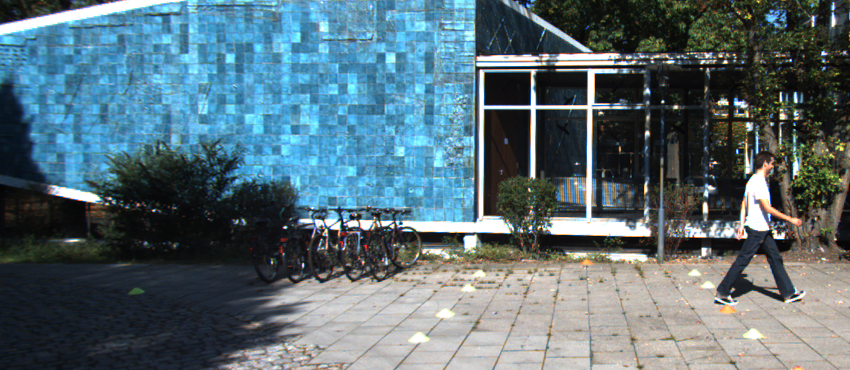
#> input picture scripts_aula/Aula_Homografia_Morfologia_40_Independentes/dados/visao_01.png, 850 x 370 px
$ python 40_pipeline_completo.py
#> lines starting #> are read from the running program, lines starting #| are printed output that depends on the picture; after the words box and inside, x2 and y2 are one past the last pixel; in counts of white or black regions, pixels touching at a corner belong together
"""
EXEMPLO 40/40 — PIPELINE COMPLETO E INDEPENDENTE

O QUE ESTE CODIGO FAZ: Este programa foi elaborado para reunir mosaico panorâmico e segmentação BEV em um programa autônomo. Cada exercicio
e independente e pode ser executado diretamente, sem apoio.py ou importacao
de outros exemplos. As imagens de entrada ficam na pasta dados.

COMO FUNCIONA: A demonstracao usa ORB, Lowe, RANSAC, warpPerspective, threshold, opening, closing, kernels e componentes. O programa apresenta os parametros,
imprime medidas quantitativas quando sao relevantes e salva resultados na
pasta saidas/40_pipeline_completo/, criada automaticamente.

POR QUE E IMPORTANTE: demonstra as etapas exigidas na atividade sem dependências entre scripts. Na visao veicular, a correspondencia de pontos
auxilia o alinhamento de imagens, enquanto o BEV e a morfologia fornecem
representacoes uteis para encontrar marcacoes de pista.

APLICACAO E CUIDADOS: Este material utiliza duas janelas sobrepostas de uma
mesma fotografia, simulando vistas de cameras. Nao e uma calibracao real
de surround view 360 graus. Para multiplas cameras fisicas sao necessarias
calibracao intrinseca/extrinseca, compensacao de distorcao e tratamento da
paralaxe. A segmentacao BEV trabalha inicialmente com cena controlada.

EXPERIMENTE NA AULA: Troque bev_marcacoes por bev_tp1 e recalibre filtros.

PASSO A PASSO DA EXECUCAO: 1. Detecte ORB nas duas imagens e filtre correspondencias com BFMatcher e Lowe. 2. Estime a homografia com RANSAC, conte inliers e calcule o erro de reprojecao. 3. Projete as duas vistas para um canvas e salve o mosaico. 4. Abra a BEV, aplique threshold adaptativo e opening mais closing. 5. Repita a morfologia com kernels retangular, eliptico e cruz, salvando o painel. 6. Use connectedComponentsWithStats para filtrar e medir as marcacoes. 7. Apresente as saídas e discuta os limites de calibracao e do modelo geometrico.

COMO EXECUTAR: python exemplos/40_pipeline_completo.py
DEPENDENCIAS: opencv-python, numpy; nenhuma dependencia de outro .py.
"""

from pathlib import Path
import cv2
import numpy as np

RAIZ = Path(__file__).resolve().parent.parent
DADOS = RAIZ / "dados"
SAIDA = RAIZ / "saidas" / Path(__file__).stem
SAIDA.mkdir(parents=True, exist_ok=True)

def ler(nome):
    caminho = DADOS / nome
    imagem = cv2.imread(str(caminho))
    if imagem is None:
        raise FileNotFoundError(f"Imagem ausente: {caminho}")
    return imagem

def painel(pares, destino="resultado.png", largura=560, altura=310):
    """Cada tupla contem (legenda, imagem); salva um grid com ate 3 colunas."""
    quadros = []
    for legenda, imagem in pares:
        if len(imagem.shape) == 2:
            imagem = cv2.cvtColor(imagem, cv2.COLOR_GRAY2BGR)
        img = cv2.resize(imagem, (largura, altura), interpolation=cv2.INTER_AREA)
        cv2.rectangle(img, (0, 0), (largura, 43), (22, 31, 46), -1)
        cv2.putText(img, legenda[:43], (12, 29), cv2.FONT_HERSHEY_SIMPLEX,
                    0.66, (255, 255, 255), 2, cv2.LINE_AA)
        quadros.append(img)
    ncol = min(3, len(quadros))
    while len(quadros) % ncol:
        quadros.append(np.full_like(quadros[0], (235, 235, 235)))
    linhas = [np.hstack(quadros[i:i+ncol]) for i in range(0, len(quadros), ncol)]
    resultado = np.vstack(linhas)
    cv2.imwrite(str(SAIDA / destino), resultado)
    print("Imagem salva:", SAIDA / destino)
    return resultado


def orb_pares(nfeatures=2500):
    a, b = ler("visao_01.png"), ler("visao_02.png")
    orb = cv2.ORB_create(nfeatures=nfeatures, fastThreshold=12)
    k1, d1 = orb.detectAndCompute(cv2.cvtColor(a, cv2.COLOR_BGR2GRAY), None)
    k2, d2 = orb.detectAndCompute(cv2.cvtColor(b, cv2.COLOR_BGR2GRAY), None)
    if d1 is None or d2 is None:
        raise RuntimeError("Nao foram detectados descritores ORB. Use cenas com textura.")
    return a, b, k1, d1, k2, d2

def matches_lowe(d1, d2, ratio=0.80):
    bf = cv2.BFMatcher(cv2.NORM_HAMMING)
    pares = bf.knnMatch(d2, d1, k=2)  # referencia: imagem 02 --> 01
    bons = [m for par in pares if len(par) == 2
            for m, n in [par] if m.distance < ratio * n.distance]
    return bons

def estimar_homografia(ratio=0.80, limiar=3.0):
    a, b, k1, d1, k2, d2 = orb_pares()
    bons = matches_lowe(d1, d2, ratio)
    if len(bons) < 4:
        raise RuntimeError(f"Somente {len(bons)} matches. Precisa de pelo menos 4.")
    src = np.float32([k2[m.queryIdx].pt for m in bons]).reshape(-1, 1, 2)
    dst = np.float32([k1[m.trainIdx].pt for m in bons]).reshape(-1, 1, 2)
    H, mascara = cv2.findHomography(src, dst, cv2.RANSAC, limiar)
    if H is None or mascara is None:
        raise RuntimeError("Homografia nao encontrada; verifique sobreposicao e matches.")
    inliers = mascara.ravel().astype(bool)
    projetados = cv2.perspectiveTransform(src, H)
    erros = np.linalg.norm((projetados - dst).reshape(-1, 2), axis=1)
    erro_medio = float(np.mean(erros[inliers])) if inliers.any() else float("nan")
    return a, b, H, inliers, erro_medio, bons, k1, k2, erros, src, dst

def construir_mosaico(blending=True):
    a, b, H, inliers, erro, bons, k1, k2, erros, src, dst = estimar_homografia()
#> in ler, imagem is the input picture: shape (370, 850, 3); mean B, G, R 118.2, 109.7, 89.2
#> call 2 of ler, with nome = 'visao_02.png'
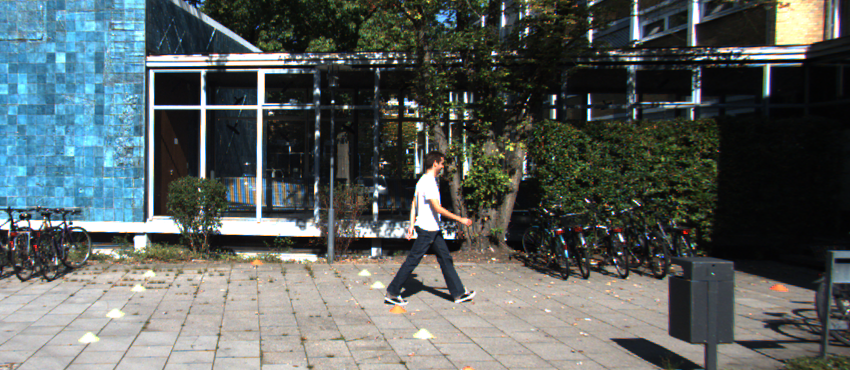
#> input picture scripts_aula/Aula_Homografia_Morfologia_40_Independentes/dados/visao_02.png, 850 x 370 px
#> in ler, imagem is the input picture: shape (370, 850, 3); mean B, G, R 95.3, 96.5, 89.3
#> in orb_pares, `k1, d1 = orb.detectAndCompute(cv2.cvtColor(a, cv2.COLOR_BGR2GRAY), None)`: k1 = 2500 keypoints; strongest (x, y, size): (531, 106, 64.3), (481, 71, 44.6), (533, 71, 44.6), (480, 71, 53.6)
#> in orb_pares, `k2, d2 = orb.detectAndCompute(cv2.cvtColor(b, cv2.COLOR_BGR2GRAY), None)`: k2 = 2500 keypoints; strongest (x, y, size): (150, 71, 44.6), (259, 71, 64.3), (203, 71, 44.6), (204, 70, 37.2)
#> in matches_lowe, `pares = bf.knnMatch(d2, d1, k=2)`: pares = 2500 matches
#> in matches_lowe, `bons = [m for par in pares if len(par) == 2 for m, n in [par] if m.dis..`: bons = 1684 matches
#> in estimar_homografia, `src = np.float32([k2[m.queryIdx].pt for m in bons]).reshape(-1, 1, 2)`: src = 1684 rows, first 8: [117, 258], [421, 129], [419, 129], [385, 162], [289, 54], [435, 162], [452, 151], [246, 163]
#> in estimar_homografia, `dst = np.float32([k1[m.trainIdx].pt for m in bons]).reshape(-1, 1, 2)`: dst = 1684 rows, first 8: [447, 258], [751, 129], [749, 129], [715, 162], [619, 54], [765, 162], [782, 151], [576, 163]
#> in estimar_homografia, `H, mascara = cv2.findHomography(src, dst, cv2.RANSAC, limiar)`: H = [[1, -0.000105, 329.9], [0.000101, 1, -0.0357], [5.28e-07, -5.69e-07, 1]]; mascara = 1684 values, max 1 at index 0, min 0 at index 228, mean 0.97
#> in estimar_homografia, `projetados = cv2.perspectiveTransform(src, H)`: projetados = 1684 rows, first 8: [447, 258], [751, 129], [749, 129], [715, 162], [619, 53.99], [765, 162], [782, 151], [576, 163]
#> in estimar_homografia, `erros = np.linalg.norm((projetados - dst).reshape(-1, 2), axis=1)`: erros = 1684 values, max 1003.3 at index 561, min 0.0033 at index 355, mean 5.38
#> in estimar_homografia, `erro_medio = float(np.mean(erros[inliers])) if inliers.any() else floa..`: erro_medio = 0.338
#> erro = 0.338; bons = 1684 matches
    h1,w1=a.shape[:2];h2,w2=b.shape[:2]
#> after `h1, w1 = a.shape[:2]`: h1 = 370; w1 = 850
#> after `h2, w2 = b.shape[:2]`: h2 = 370; w2 = 850
    c1=np.float32([[0,0],[w1,0],[w1,h1],[0,h1]]).reshape(-1,1,2)
#> c1 = [[0, 0], [850, 0], [850, 370], [0, 370]]
    c2=np.float32([[0,0],[w2,0],[w2,h2],[0,h2]]).reshape(-1,1,2)
#> c2 = [[0, 0], [850, 0], [850, 370], [0, 370]]
    p2=cv2.perspectiveTransform(c2,H).reshape(-1,2)
#> p2 = [[329.9, -0.0357], [1179.8, 0.05], [1180, 370], [330, 370.1]]
    todos=np.vstack([c1.reshape(-1,2),p2])
#> todos = [[0, 0], [850, 0], [850, 370], [0, 370], [329.9, -0.0357], [1179.8, 0.05], [1180, 370], [330, 370.1]]
    xmin,ymin=np.floor(todos.min(axis=0)).astype(int)
#> xmin = 0; ymin = -1
    xmax,ymax=np.ceil(todos.max(axis=0)).astype(int)
#> xmax = 1180; ymax = 371
    T=np.array([[1,0,-xmin],[0,1,-ymin],[0,0,1]],np.float64)
#> T = [[1, 0, 0], [0, 1, 1], [0, 0, 1]]
    tam=(int(xmax-xmin),int(ymax-ymin))
#> tam = (1180, 372)
    im1=cv2.warpPerspective(a,T,tam)
    im2=cv2.warpPerspective(b,T@H,tam)
    m1=cv2.warpPerspective(np.full((h1,w1),255,np.uint8),T,tam)>0
#> m1: shape (372, 1180) bool; 71.6% white; 1 black region, box (x1, y1, x2, y2) and area: (0, 0, 1180, 372) 124460
    m2=cv2.warpPerspective(np.full((h2,w2),255,np.uint8),T@H,tam)>0
#> m2: shape (372, 1180) bool; 71.9% white; 3 black regions, box (x1, y1, x2, y2) and area: (0, 0, 330, 372) 122389, (530, 0, 1180, 1) 650, (1058, 371, 1180, 372) 122
    mosaico=im1.copy(); apenas2=m2&~m1; mosaico[apenas2]=im2[apenas2]
#> after `apenas2 = m2 & ~m1`: apenas2: shape (372, 1180) bool; 28% white; 2 white regions, box (x1, y1, x2, y2) and area: (329, 1, 1180, 372) 122829, (330, 0, 530, 1) 200
    if blending:
        comum=m1&m2
#> comum: shape (372, 1180) bool; 43.9% white; 1 white region, box (x1, y1, x2, y2) and area: (329, 1, 850, 371) 192770
        mosaico[comum]=np.clip(0.5*im1[comum].astype(float)
                               +0.5*im2[comum].astype(float),0,255).astype(np.uint8)
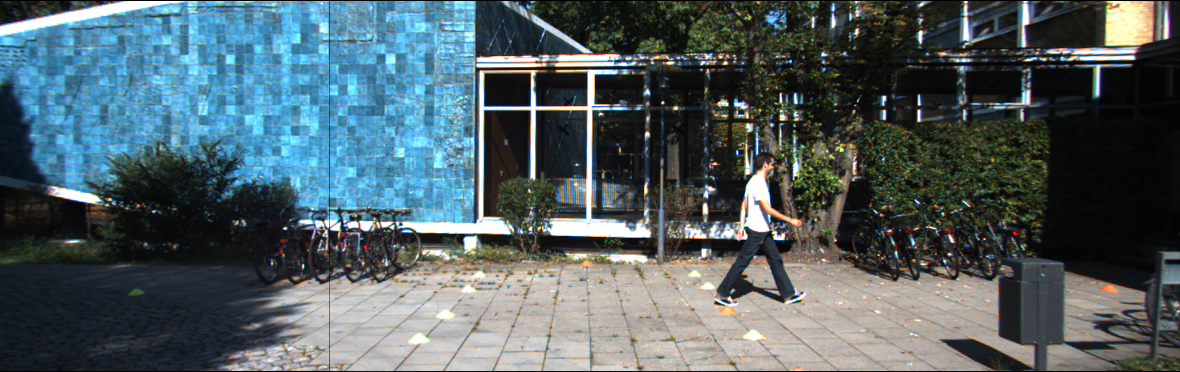
#> mosaico: shape (372, 1180, 3); mean B, G, R 100.3, 95.7, 80.8
    return a,b,H,inliers,erro,mosaico,im1,im2,m1,m2,T

def binarizar(img):
    cinza=cv2.cvtColor(img,cv2.COLOR_BGR2GRAY) if img.ndim==3 else img
    return cv2.adaptiveThreshold(cinza,255,cv2.ADAPTIVE_THRESH_GAUSSIAN_C,
                                 cv2.THRESH_BINARY,31,-12)

def morfologia(mask, forma=cv2.MORPH_RECT, tamanho=(5,7)):
    kernel=cv2.getStructuringElement(forma,tamanho)
    abertura=cv2.morphologyEx(mask,cv2.MORPH_OPEN,kernel)
    fechamento=cv2.morphologyEx(abertura,cv2.MORPH_CLOSE,kernel)
    return abertura, fechamento, kernel

def selecionar_componentes(img, mascara, area_min=100, razao_min=1.5):
    n,rotulos,stats,centros=cv2.connectedComponentsWithStats(mascara,8)
    saida=img.copy(); aceitos=[]
    for i in range(1,n):  # indice 0 corresponde ao fundo
        x,y,w,h,area=map(int,stats[i])
        razao=h/max(w,1)
        if area>=area_min and razao>=razao_min:
            aceitos.append((x,y,w,h,area,razao))
            cv2.rectangle(saida,(x,y),(x+w,y+h),(0,255,0),2)
    if aceitos:
        print('Marcacoes aprovadas:',len(aceitos),
              'largura media:',round(float(np.mean([v[2] for v in aceitos])),1),
              'altura media:',round(float(np.mean([v[3] for v in aceitos])),1),
              'area media:',round(float(np.mean([v[4] for v in aceitos])),1))
    else:
        print('Nenhuma marcacao atende aos filtros de area e aspect ratio.')
    return saida, aceitos, stats

# Integracao em um unico programa autonomo. Nenhum outro exemplo precisa ter sido executado.
a,b,H,inliers,erro,mos,im1,im2,m1,m2,T=construir_mosaico(blending=True)
#> erro = 0.338; T = [[1, 0, 0], [0, 1, 1], [0, 0, 1]]
cv2.imwrite(str(SAIDA/"mosaico.png"),mos)
print("MOSAICO: matches inliers:",int(inliers.sum()),"de",len(inliers),
      "erro medio dos inliers (px):",round(erro,3))
#| MOSAICO: matches inliers: 1634 de 1684 erro medio dos inliers (px): 0.338
print("Matriz de homografia H (vista 02 para 01):\n",H)
#| Matriz de homografia H (vista 02 para 01):
#|  [[ 1.00044485e+00 -1.04584388e-04  3.29925244e+02]
#|  [ 1.00804332e-04  1.00011402e+00 -3.56886468e-02]
#|  [ 5.28077041e-07 -5.69487888e-07  1.00000000e+00]]
painel([("Primeira vista",a),("Segunda vista",b),("Mosaico panoramico",mos)],"painel_mosaico.png")
#> after the loop in painel, `for legenda, imagem in pares:`:
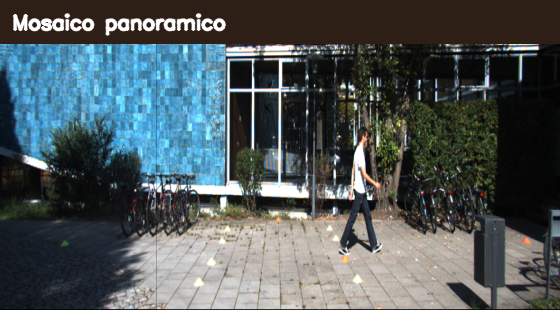
#> img: shape (310, 560, 3); mean B, G, R 90.3, 88, 79
#> after the loop in painel, `for legenda, imagem in pares:`: quadros = 3 items
#> in painel, `ncol = min(3, len(quadros))`: ncol = 3
#> in painel, `linhas = [np.hstack(quadros[i:i+ncol]) for i in range(0, len(quadros),..`: linhas = 1 item
bev=ler("bev_marcacoes.png");mask=binarizar(bev)
#> call 3 of ler, with nome = 'bev_marcacoes.png'
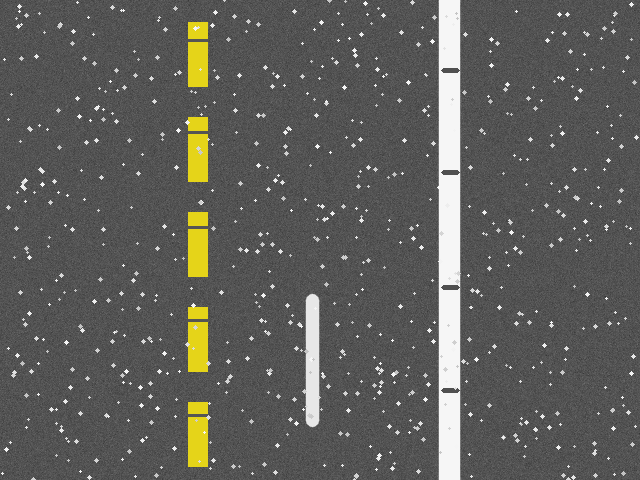
#> input picture scripts_aula/Aula_Homografia_Morfologia_40_Independentes/dados/bev_marcacoes.png, 640 x 480 px
#> in ler, imagem is the input picture: shape (480, 640, 3); mean B, G, R 90.3, 94.1, 94.4
#> in binarizar, `return cv2.adaptiveThreshold(cinza,255,cv2.ADAPTIVE_THRESH_GAUSSIAN_C,..`: returned value: shape (480, 640); 8.2% white; 5373 white regions (5345 under 20 px), largest, box (x1, y1, x2, y2) and area: (437, 0, 461, 480) 7001, (302, 294, 321, 427) 1693, (185, 322, 211, 372) 736
pares=[("BEV",bev),("Threshold adaptativo",mask)]
for nome,forma in [("Retangular",cv2.MORPH_RECT),("Eliptico",cv2.MORPH_ELLIPSE),("Cruz",cv2.MORPH_CROSS)]:
 abertura,fechado,k=morfologia(mask,forma,(5,7))
 print("Kernel",nome,"(5x7):\n",k)
 pares.append(("Closing - "+nome,fechado))
 if nome=="Retangular":
  cv2.imwrite(str(SAIDA/"opening.png"),abertura)
  cv2.imwrite(str(SAIDA/"closing.png"),fechado)
  marcadas,selecionadas,stats=selecionar_componentes(bev,fechado,100,1.5)
  print("DIMENSOES MEDIAS:",
       "largura",round(float(np.mean([z[2] for z in selecionadas])),2) if selecionadas else 0,
       "altura",round(float(np.mean([z[3] for z in selecionadas])),2) if selecionadas else 0)
  cv2.imwrite(str(SAIDA/"componentes_filtrados.png"),marcadas)
  pares.append(("Componentes filtrados",marcadas))
#> this loop made 3 passes
#> (nome, forma, n in selecionar_componentes) on pass 1: ('Retangular', 0, 9)
#> (nome, forma) on passes 2 to 3: ('Eliptico', 2), ('Cruz', 1)
#> (printed output is left out)
#> pass 1, in selecionar_componentes, `n,rotulos,stats,centros=cv2.connectedComponentsWithStats(mascara,8)`:
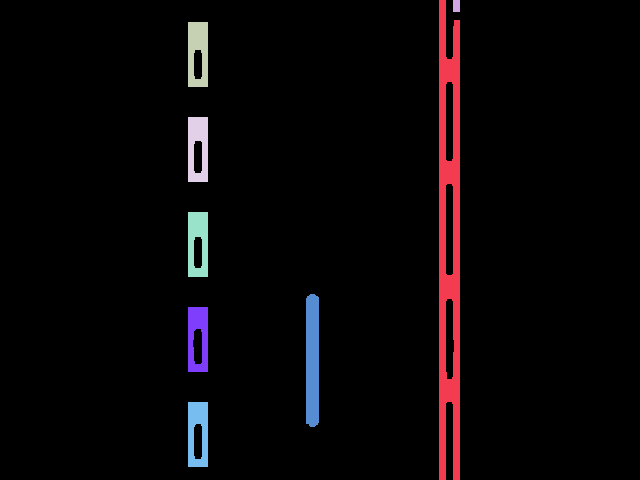
#> rotulos: shape (480, 640) int32; 9 distinct labels, from 0 to 8; one colour per label, 0 black
#> after the loop, pares = 6 items
painel(pares,"painel_morfologia.png")
#> call 2 of painel, with destino = 'painel_morfologia.png', largura = 560, altura = 310
#> the loop in painel (call 2), `for legenda, imagem in pares:` made 6 passes
#> after the loop in painel (call 2), `for legenda, imagem in pares:`:
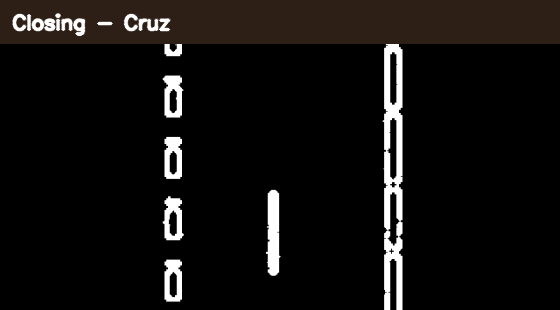
#> img: shape (310, 560, 3); mean B, G, R 14.5, 15.7, 17.8
#> in painel (call 2), `linhas = [np.hstack(quadros[i:i+ncol]) for i in range(0, len(quadros),..`: linhas = 2 items
#> in painel (call 2), `resultado = np.vstack(linhas)`:
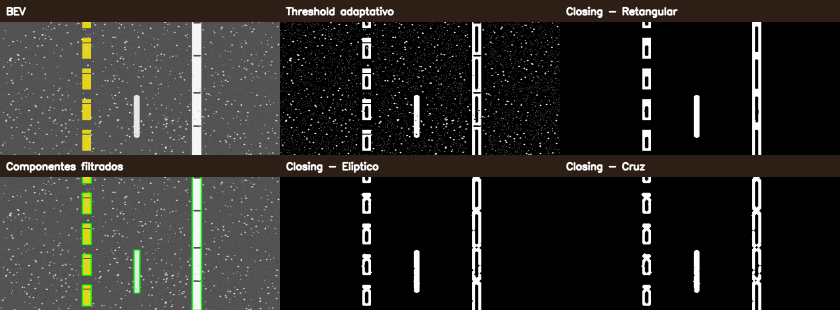
#> resultado: shape (620, 1680, 3) (shown at 1/2 size); mean of channels 0, 1, 2 38.6, 41.5, 42.9; drawn as B, G, R
# Dados de TP1 incluidos: para seu BEV proprio troque ler("bev_marcacoes.png") por ler("bev_tp1.png")
print("Saidas completas em:",SAIDA)
